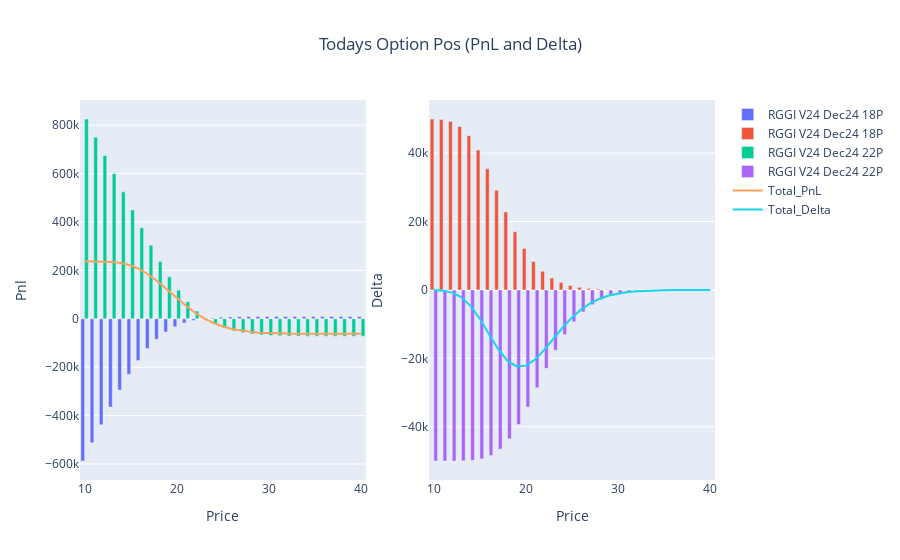

This figure's notebook cell:
### Code cell
fig_p = go.Figure()
for i in list(p)[1:-1]:
    fig_p.add_trace(go.Bar(x=p.Price, y=p[i], name=i, base=0))

fig_p.add_trace(go.Scatter(x=p.Price, y=p.Option_Pnl, mode='lines', name='Total_PnL'))

#fig_p.update_layout(title='Option PnL Today', xaxis_title='Price', yaxis_title='pnl', barmode='stack')
#fig_p.show()

#~~~~~~~~~~~~~~~~~~~~~~~~~~~~~~~~~~~~~~~~~~~~~~~~~~~~~~~~~~~~~~~~~~~~~~~~~~~~~~~~~
fig_d = go.Figure()
for i in list(d)[1:-1]:
    fig_d.add_trace(go.Bar(x=d.Price, y=d[i], name=i, base=0))

fig_d.add_trace(go.Scatter(x=d.Price, y=d.Option_Delta, mode='lines', name='Total_Delta'))

#~~~~~~~~~~~~~~~~~~~~~~~~~~~~~~~~~~~~~~~~~~~~~~~~~~~~~~~~~~~~~~~~~~~~~~~~~~~~~~~~
fig = make_subplots(rows=1, cols=2)
for i in range(0,len(fig_p.data)):
    fig.add_trace(fig_p.data[i], row=1, col=1)
    fig.add_trace(fig_d.data[i], row=1, col=2)
    
#fig.update_layout(title={'text': 'Todays Option Pos (PnL and Delta)','x': 0.5,'xanchor': 'center'}, barmode='stack')
fig.update_layout(title={'text': 'Todays Option Pos (PnL and Delta)','x': 0.5,'xanchor': 'center'})

fig.update_xaxes(title_text="Price", row=1, col=1)
fig.update_yaxes(title_text="Pnl", row=1, col=1)
fig.update_xaxes(title_text="Price", row=1, col=2)
fig.update_yaxes(title_text="Delta", row=1, col=2)    
fig.show()

### Figure 1 — Plotly figure (JSON) as saved in the notebook; plotly's stock layout.template omitted (floating-point values rounded to 4 significant figures)
{"data": [{"base": 0, "name": "RGGI V24 Dec24 18P", "type": "bar", "x": [10, 11, 12, 13, 14, 15, 16, 17, 18, 19, 20, 21, 22, 23, 24, 25, 26, 27, 28, 29, 30, 31, 32, 33, 34, 35, 36, 37, 38, 39, 40], "xaxis": "x", "y": [-587700.0, -512500.0, -437900.0, -364600.0, -294500.0, -229500.0, -171900.0, -123300.0, -84190.0, -54310.0, -32510.0, -17270.0, -7039.0, -401.3, 3769.0, 6316.0, 7834.0, 8718.0, 9224.0, 9509.0, 9666.0, 9752.0, 9799.0, 9824.0, 9837.0, 9844.0, 9848.0, 9850.0, 9851.0, 9851.0, 9851.0], "yaxis": "y"}, {"base": 0, "name": "RGGI V24 Dec24 18P", "type": "bar", "x": [10, 11, 12, 13, 14, 15, 16, 17, 18, 19, 20, 21, 22, 23, 24, 25, 26, 27, 28, 29, 30, 31, 32, 33, 34, 35, 36, 37, 38, 39, 40], "xaxis": "x2", "y": [49960.0, 49790.0, 49220.0, 47800.0, 45090.0, 40890.0, 35390.0, 29130.0, 22800.0, 17000.0, 12120.0, 8286.0, 5458.0, 3478.0, 2151.0, 1296.0, 762.5, 439.6, 249.0, 138.8, 76.31, 41.46, 22.29, 11.87, 6.277, 3.296, 1.721, 0.8944, 0.4629, 0.2388, 0.1229], "yaxis": "y2"}, {"base": 0, "name": "RGGI V24 Dec24 22P", "type": "bar", "x": [10, 11, 12, 13, 14, 15, 16, 17, 18, 19, 20, 21, 22, 23, 24, 25, 26, 27, 28, 29, 30, 31, 32, 33, 34, 35, 36, 37, 38, 39, 40], "xaxis": "x", "y": [825700.0, 750300.0, 675000.0, 599700.0, 524500.0, 449700.0, 376000.0, 304300.0, 236300.0, 173800.0, 118200.0, 70840.0, 32050.0, 1578.0, -21450.0, -38200.0, -49980.0, -57990.0, -63290.0, -66700.0, -68840.0, -70160.0, -70950.0, -71410.0, -71690.0, -71840.0, -71930.0, -71980.0, -72010.0, -72020.0, -72030.0], "yaxis": "y"}, {"base": 0, "name": "RGGI V24 Dec24 22P", "type": "bar", "x": [10, 11, 12, 13, 14, 15, 16, 17, 18, 19, 20, 21, 22, 23, 24, 25, 26, 27, 28, 29, 30, 31, 32, 33, 34, 35, 36, 37, 38, 39, 40], "xaxis": "x2", "y": [-50000.0, -50000.0, -49990.0, -49960.0, -49810.0, -49390.0, -48410.0, -46530.0, -43530.0, -39360.0, -34250.0, -28600.0, -22920.0, -17640.0, -13060.0, -9328.0, -6442.0, -4315.0, -2810.0, -1783.0, -1106.0, -671.7, -400.3, -234.5, -135.3, -76.98, -43.27, -24.05, -13.24, -7.22, -3.908], "yaxis": "y2"}, {"mode": "lines", "name": "Total_PnL", "type": "scatter", "x": [10, 11, 12, 13, 14, 15, 16, 17, 18, 19, 20, 21, 22, 23, 24, 25, 26, 27, 28, 29, 30, 31, 32, 33, 34, 35, 36, 37, 38, 39, 40], "xaxis": "x", "y": [238000.0, 237800.0, 237100.0, 235100.0, 230000.0, 220200.0, 204100.0, 181100.0, 152100.0, 119400.0, 85700.0, 53560.0, 25020.0, 1177.0, -17680.0, -31890.0, -42140.0, -49280.0, -54070.0, -57190.0, -59170.0, -60400.0, -61150.0, -61590.0, -61850.0, -62000.0, -62080.0, -62130.0, -62160.0, -62170.0, -62180.0], "yaxis": "y"}, {"mode": "lines", "name": "Total_Delta", "type": "scatter", "x": [10, 11, 12, 13, 14, 15, 16, 17, 18, 19, 20, 21, 22, 23, 24, 25, 26, 27, 28, 29, 30, 31, 32, 33, 34, 35, 36, 37, 38, 39, 40], "xaxis": "x2", "y": [-37.97, -207.3, -776.0, -2157.0, -4720.0, -8498.0, -13020.0, -17410.0, -20740.0, -22360.0, -22130.0, -20310.0, -17460.0, -14160.0, -10910.0, -8032.0, -5680.0, -3875.0, -2561.0, -1645.0, -1030.0, -630.2, -378.0, -222.6, -129.0, -73.68, -41.54, -23.15, -12.77, -6.981, -3.785], "yaxis": "y2"}], "layout": {"title": {"text": "Todays Option Pos (PnL and Delta)", "x": 0.5, "xanchor": "center"}, "xaxis": {"anchor": "y", "domain": [0, 0.45], "title": {"text": "Price"}}, "xaxis2": {"anchor": "y2", "domain": [0.55, 1], "title": {"text": "Price"}}, "yaxis": {"anchor": "x", "domain": [0, 1], "title": {"text": "Pnl"}}, "yaxis2": {"anchor": "x2", "domain": [0, 1], "title": {"text": "Delta"}}}}
